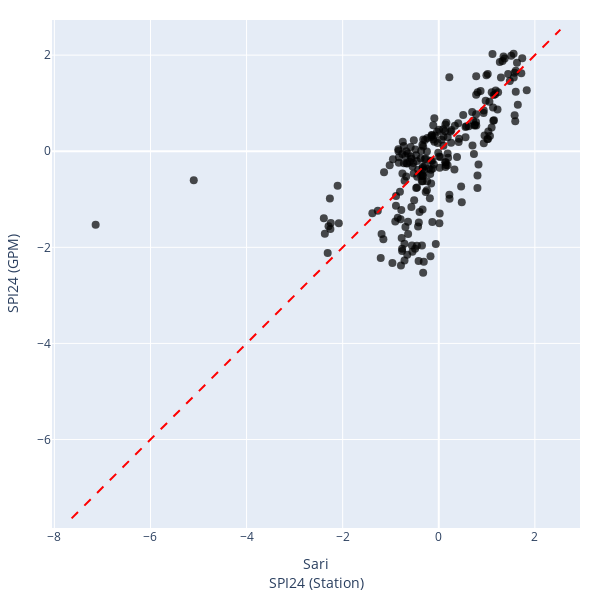
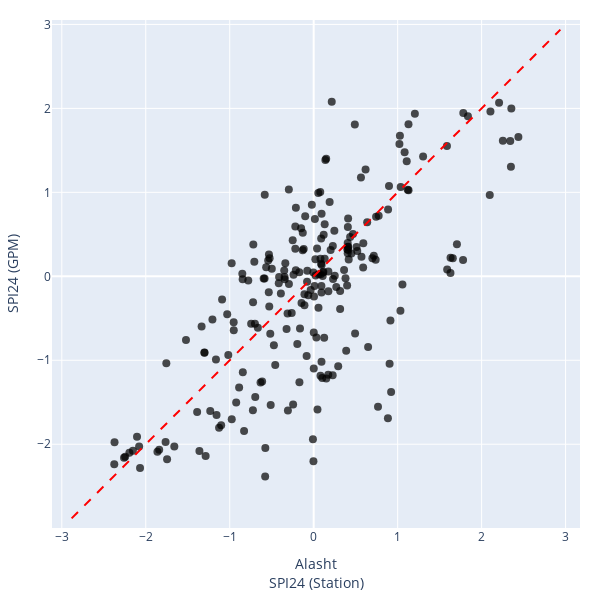
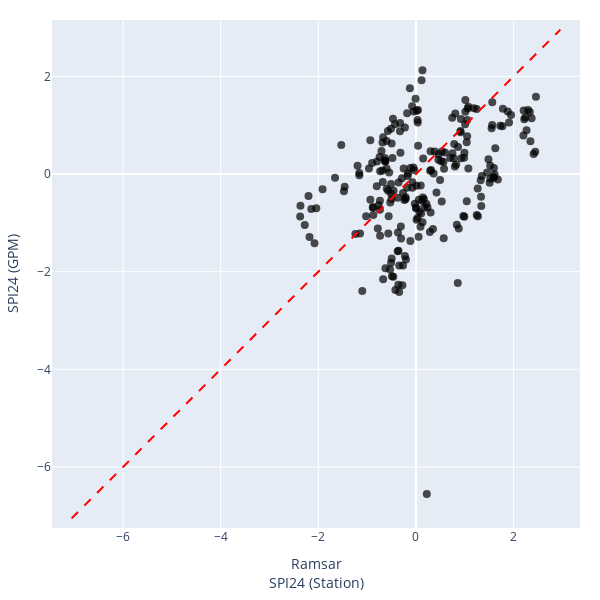

These figures' notebook cell, in order:
### Code cell
import plotly.express as px
import plotly.graph_objects as go
import numpy as np

di = "SPI"
scale = 24

x=f'{di}_{scale}'
y=f'GPM_{di}_{scale}'

for st in SELECTED_STATIONS:
    station_data = data.query("station_name == @st")[['date', x, y]].dropna()

    fig = px.scatter(
        station_data,
        x=x,
        y=y,
        labels={
            x: f"{st}<br>{di}{scale} (Station)",
            y: f'{di}{scale} (GPM)'
        },
        opacity=0.7,
        color_discrete_sequence=["black"],  # make points black
    )

    # Make scatter markers bigger
    fig.update_traces(marker=dict(size=8, color="black"))

    # Equal axis limits
    max_limit = max(station_data[x].max(),
                    station_data[y].max()) + 0.5
    min_limit = min(station_data[x].min(),
                    station_data[y].min()) - 0.5
    
    # Equal ticks
    tick_vals = np.arange(min_limit, max_limit, 1)

    fig.update_layout(
        xaxis=dict(range=[min_limit, max_limit]),
        yaxis=dict(range=[min_limit, max_limit]),
        width=600,
        height=600,
        title=None,
        margin=dict(l=20, r=20, t=20, b=20),
    )
    fig.update_yaxes(scaleanchor="x", scaleratio=1)

    # Add 1:1 line (hidden from legend)
    fig.add_trace(go.Scatter(
        x=[min_limit, max_limit],
        y=[min_limit, max_limit],
        mode="lines",
        line=dict(color="red", dash="dash"),
        showlegend=False
    ))

    fig.show()

### Figure 1 — Plotly figure (JSON) as saved in the notebook; plotly's stock layout.template omitted (floating-point values rounded to 4 significant figures; data arrays with more than 128 entries replaced by an {"elided": "..."} marker saying what was removed)
{"data": [{"hovertemplate": "Sari<br>SPI24 (Station)=%{x}<br>SPI24 (GPM)=%{y}<extra></extra>", "legendgroup": "", "marker": {"color": "black", "opacity": 0.7, "size": 8, "symbol": "circle"}, "mode": "markers", "name": "", "orientation": "v", "showlegend": false, "type": "scatter", "x": {"elided": "227 float values"}, "xaxis": "x", "y": {"elided": "227 float values"}, "yaxis": "y"}, {"line": {"color": "red", "dash": "dash"}, "mode": "lines", "showlegend": false, "type": "scatter", "x": [-7.641, 2.531], "y": [-7.641, 2.531]}], "layout": {"height": 600, "legend": {"tracegroupgap": 0}, "margin": {"b": 20, "l": 20, "r": 20, "t": 20}, "title": {}, "width": 600, "xaxis": {"anchor": "y", "domain": [0, 1], "range": [-7.641, 2.531], "title": {"text": "Sari<br>SPI24 (Station)"}}, "yaxis": {"anchor": "x", "domain": [0, 1], "range": [-7.641, 2.531], "scaleanchor": "x", "scaleratio": 1, "title": {"text": "SPI24 (GPM)"}}}}

### Figure 2 — Plotly figure (JSON) as saved in the notebook; plotly's stock layout.template omitted (floating-point values rounded to 4 significant figures; data arrays with more than 128 entries replaced by an {"elided": "..."} marker saying what was removed)
{"data": [{"hovertemplate": "Alasht<br>SPI24 (Station)=%{x}<br>SPI24 (GPM)=%{y}<extra></extra>", "legendgroup": "", "marker": {"color": "black", "opacity": 0.7, "size": 8, "symbol": "circle"}, "mode": "markers", "name": "", "orientation": "v", "showlegend": false, "type": "scatter", "x": {"elided": "227 float values"}, "xaxis": "x", "y": {"elided": "227 float values"}, "yaxis": "y"}, {"line": {"color": "red", "dash": "dash"}, "mode": "lines", "showlegend": false, "type": "scatter", "x": [-2.883, 2.938], "y": [-2.883, 2.938]}], "layout": {"height": 600, "legend": {"tracegroupgap": 0}, "margin": {"b": 20, "l": 20, "r": 20, "t": 20}, "title": {}, "width": 600, "xaxis": {"anchor": "y", "domain": [0, 1], "range": [-2.883, 2.938], "title": {"text": "Alasht<br>SPI24 (Station)"}}, "yaxis": {"anchor": "x", "domain": [0, 1], "range": [-2.883, 2.938], "scaleanchor": "x", "scaleratio": 1, "title": {"text": "SPI24 (GPM)"}}}}

### Figure 3 — Plotly figure (JSON) as saved in the notebook; plotly's stock layout.template omitted (floating-point values rounded to 4 significant figures; data arrays with more than 128 entries replaced by an {"elided": "..."} marker saying what was removed)
{"data": [{"hovertemplate": "Ramsar<br>SPI24 (Station)=%{x}<br>SPI24 (GPM)=%{y}<extra></extra>", "legendgroup": "", "marker": {"color": "black", "opacity": 0.7, "size": 8, "symbol": "circle"}, "mode": "markers", "name": "", "orientation": "v", "showlegend": false, "type": "scatter", "x": {"elided": "227 float values"}, "xaxis": "x", "y": {"elided": "227 float values"}, "yaxis": "y"}, {"line": {"color": "red", "dash": "dash"}, "mode": "lines", "showlegend": false, "type": "scatter", "x": [-7.052, 2.957], "y": [-7.052, 2.957]}], "layout": {"height": 600, "legend": {"tracegroupgap": 0}, "margin": {"b": 20, "l": 20, "r": 20, "t": 20}, "title": {}, "width": 600, "xaxis": {"anchor": "y", "domain": [0, 1], "range": [-7.052, 2.957], "title": {"text": "Ramsar<br>SPI24 (Station)"}}, "yaxis": {"anchor": "x", "domain": [0, 1], "range": [-7.052, 2.957], "scaleanchor": "x", "scaleratio": 1, "title": {"text": "SPI24 (GPM)"}}}}
